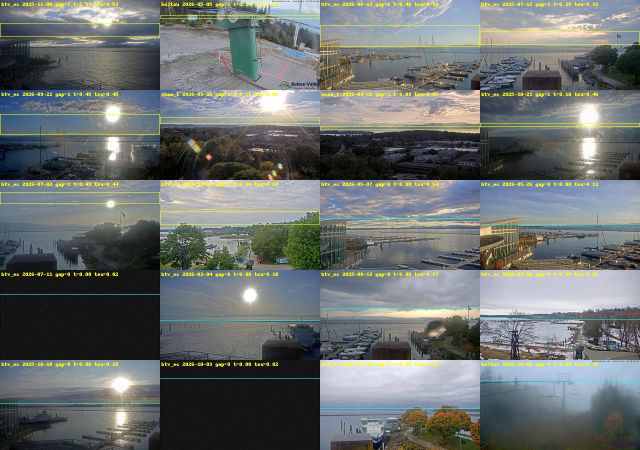
#> input picture analysis/horizon_gap_examples.jpg, 1280 x 900 px (shown at 1/2 size)
$ python -i horizon_gap.py   (imports and definitions only)
#> lines starting #> are read from the running program, lines starting #| are printed output that depends on the picture; after the words box and inside, x2 and y2 are one past the last pixel; in counts of white or black regions, pixels touching at a corner belong together
"""Horizon light gap from the pre-sunset thumbs, by plain image analysis (no AI).

Per thumb (320x180):
  horizon  the topmost row with a strong edge sustained across the frame: the median over columns of
           the vertical brightness change (a far shore or ridge line runs edge to edge; cloud edges, trees
           and masts are patchy), searched between 20 % and 85 % of the height.
  profile  per sky row above it: brightness and texture (share of pixels with local gradient > TEX: cloud
           detail; clear sky is smooth). Colour didn't separate cloud from hazy clear sky on these webcams.
  gap      a band just above the horizon that is much smoother than a structured cloud deck above it, or
           clearly brighter than a flat grey one: the clear strip the setting sun shines through.
           thickness = band height as a share of the sky height; cloud_above / cloud_frac = textured
           share of the deck / of the whole sky (a cloud-cover proxy).

    python analysis/horizon_gap.py            # all 1h-pre and 30m-pre sunset thumbs -> horizon_gap.parquet + horizon_gap.md
"""

import numpy as np
import pandas as pd
from PIL import Image, ImageDraw, ImageFilter

import data

LABELS = {"02_1h_pre": "g1h", "04_30m_pre": "g30"}
SHARE = 0.4        # horizon = topmost row whose sustained edge is at least this share of the strongest
TEX = 0.012        # gradient (0-1 brightness per px) that counts as cloud texture on the soft thumbs
DECK_TEX = 0.25    # a cloud deck: at least this share of textured pixels...
SMOOTHER = 0.5     # ...over a band at most half as textured
LIFT = 0.05        # or: a band this much brighter (0-1) than a flat deck
GREY = 0.15        # flat deck = mean saturation below this
CLEAR_SKY = 0.10   # sky textured share below this = clear
SUN = 0.92         # brighter than this = the sun / glare, masked out (with a 15 px margin)


def load(path):
#> called with path = 'horizon_gap_examples.jpg'
    rgb = np.asarray(Image.open(path).convert("RGB"), dtype=float) / 255
    return rgb, rgb.mean(axis=2)


def horizon(v, tex):
    """Topmost strong, frame-wide edge with sky above it: darker or busier below than above."""
    edge = np.convolve(np.median(np.abs(np.diff(v, axis=0)), axis=1), np.ones(3) / 3, mode="same")
    lo, hi = int(.2 * len(v)), int(.85 * len(v))
    strong = [r for r in range(lo, hi) if edge[r] >= SHARE * edge[lo:hi].max()]
    for r in strong:
        above, below = slice(max(0, r - 15), r - 1), slice(r + 2, r + 17)
        if (v[above].mean() - v[below].mean()) + (tex[below].mean() - tex[above].mean()) >= 0.05:
            return r
    return strong[0]


def detect(path):
    rgb, v = load(path)
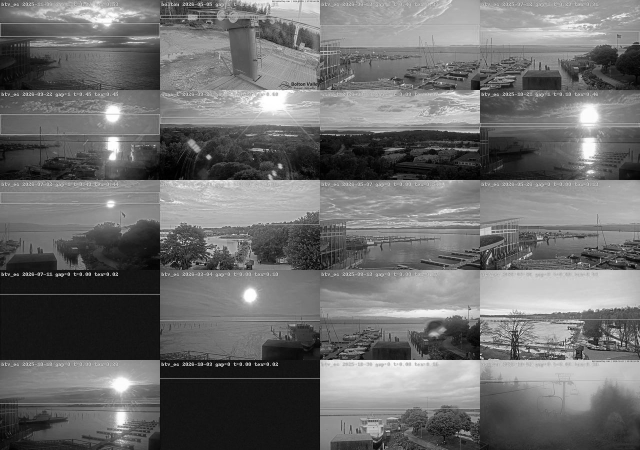
#> v: shape (900, 1280) float64 (shown at 1/2 size); min 0, max 1, mean 0.43
    gy, gx = np.gradient(v)
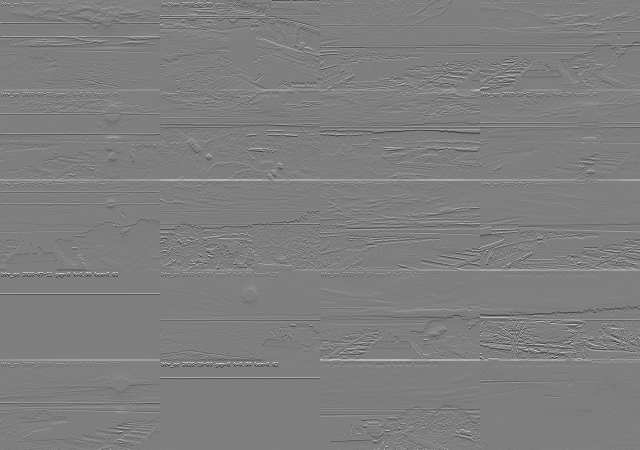
#> gy: shape (900, 1280) float64 (shown at 1/2 size); min -0.466, max 0.468, mean -0.000473; drawn with min black and max white
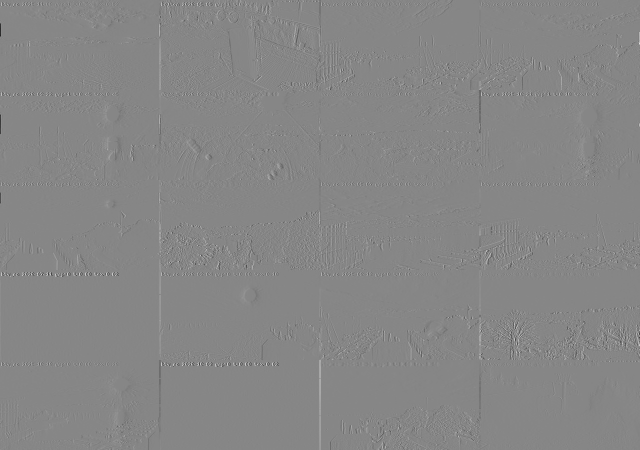
#> gx: shape (900, 1280) float64 (shown at 1/2 size); min -0.675, max 0.605, mean 0.000118; drawn with min black and max white
    tex = np.hypot(gx, gy) > TEX
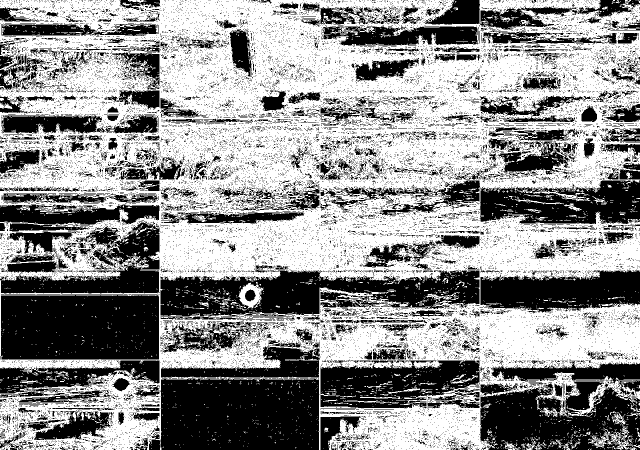
#> tex: shape (900, 1280) bool (shown at 1/2 size); 56.5% white; 22725 black regions (21915 under 20 px), largest, box (x1, y1, x2, y2) and area: (321, 758, 639, 900) 44091, (1, 590, 318, 719) 40147, (321, 540, 959, 633) 37163
    h = horizon(v, tex)
#> in horizon, `edge = np.convolve(np.median(np.abs(np.diff(v, axis=0)), axis=1), np.o..`: edge = 899 values, max 0.164 at index 360, min 0.00131 at index 569, mean 0.0183
#> in horizon, `lo, hi = int(.2 * len(v)), int(.85 * len(v))`: lo = 180; hi = 765
#> in horizon, `strong = [r for r in range(lo, hi) if edge[r] >= SHARE * edge[lo:hi].m..`: strong = [180, 246, 251, 252, 253, 358, 359, 360, 447, 448, 538, 539, 540, 718, 719, 720]
#> the loop in horizon, `for r in strong:` made 2 passes
#> r on passes 1 to 2: 180, 246
#> h = 246
    # Leave out the sun and its glare: a bright disc reads as a "clear bright band".
    sun = np.asarray(Image.fromarray((v > SUN).astype(np.uint8) * 255).filter(ImageFilter.MaxFilter(31))) > 0
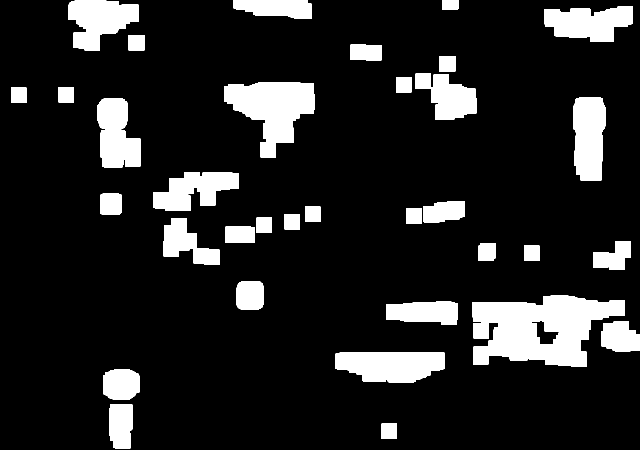
#> sun: shape (900, 1280) bool (shown at 1/2 size); 14% white; 37 white regions, largest, box (x1, y1, x2, y2) and area: (945, 591, 1218, 734) 27637, (448, 165, 630, 315) 15338, (671, 705, 889, 765) 10865
    keep = ~sun[:h]
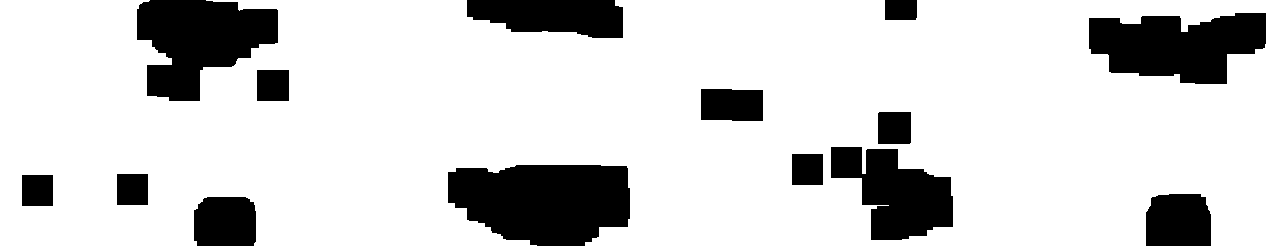
#> keep: shape (246, 1280) bool; 82.3% white; 14 black regions, largest, box (x1, y1, x2, y2) and area: (448, 165, 630, 246) 12054, (137, 0, 278, 101) 9324, (1089, 13, 1266, 84) 9062
    n = keep.sum(axis=1)
#> n = 246 values, max 1280 at index 144, min 833 at index 19, mean 1053.3
    ok = n >= .3 * v.shape[1]
    rows_tex = np.where(ok, (tex[:h] & keep).sum(axis=1) / np.maximum(n, 1), np.nan)
#> rows_tex = 246 values, max 0.98 at index 179, min 0.338 at index 67, mean 0.674
    bright = np.where(ok, (v[:h] * keep).sum(axis=1) / np.maximum(n, 1), np.nan)
#> bright = 246 values, max 0.672 at index 36, min 0.297 at index 172, mean 0.488
    sat = np.asarray(Image.open(path).convert("HSV"), dtype=float)[:h, :, 1] / 255
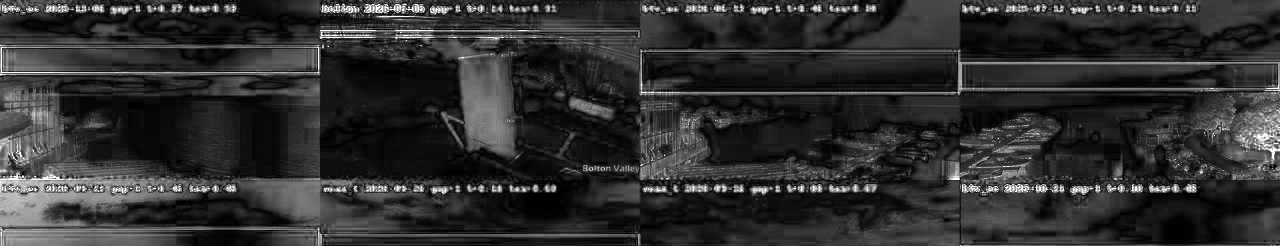
#> sat: shape (246, 1280) float64; min 0, max 1, mean 0.184
    sat = np.where(ok, (sat * keep).sum(axis=1) / np.maximum(n, 1), np.nan)
#> sat = 246 values, max 0.505 at index 189, min 0.112 at index 76, mean 0.194
    best = None
    skip = 3  # the horizon edge itself is textured
    for t in range(max(skip + 2, int(.05 * h)), int(.5 * h) + 1):
        band, deck = slice(h - t, h - skip), slice(0, h - t)
        if np.isnan(rows_tex[band]).mean() > .5 or np.isnan(rows_tex[deck]).mean() > .5:
            continue
        band_tex, deck_tex = np.nanmean(rows_tex[band]), np.nanmean(rows_tex[deck])
        lift = np.nanmean(bright[band]) - np.nanmean(bright[deck])
        # Smooth band under a structured deck, or a brighter band under a flat grey one.
        grey_deck = np.nanmean(sat[deck]) < GREY  # a blue clear sky above a paler horizon isn't a deck
        if (deck_tex >= DECK_TEX and band_tex <= SMOOTHER * deck_tex) or (lift >= LIFT and grey_deck and band_tex <= deck_tex):
            score = deck_tex - band_tex + lift
            if best is None or score > best[0]:
                best = (score, t, deck_tex)
#> this loop made 112 passes
#> (band_tex, deck_tex, lift) on passes 1 to 12: (0.458, 0.683, 0.0846), (0.47, 0.684, 0.0831), (0.486, 0.684, 0.0822), (0.488, 0.685, 0.082), (0.504, 0.684, 0.081), (0.517, 0.684, 0.0786), (0.52, 0.685, 0.0851), (0.53, 0.685, 0.0829), (0.536, 0.685, 0.0806), (0.538, 0.686, 0.0795), (0.543, 0.686, 0.0784), (0.547, 0.686, 0.0773)
    frac = float(np.nanmean(rows_tex)) if ok.any() else np.nan
#> frac = 0.674
    return {"horizon": h / len(v), "cloud_frac": frac, "gap": best is not None,
            "gap_thickness": best[1] / h if best else 0.0, "cloud_above": best[2] if best else frac}


# [18 lines left out: functions overlay, table, not called in this run]


def outcome(g):
    return pd.Series({"n": len(g), "median_pct": g.y_pct.median(), "top25": (g.y_pct >= .75).mean(), "top10": (g.y_pct >= .9).mean()})


# [30 lines left out: function evaluate, not called in this run]


# [4 lines not run here, left out]

>>> result = detect('horizon_gap_examples.jpg')
#> result = {'horizon': 0.273, 'cloud_frac': 0.674, 'gap': False, 'gap_thickness': 0, 'cloud_above': 0.674}

$ run again, on analysis/heatmap_bolton_summit_cam.png
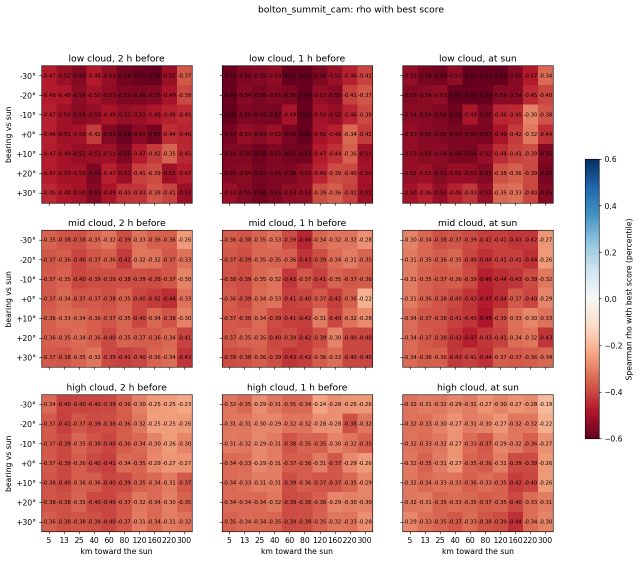
#> input picture analysis/heatmap_bolton_summit_cam.png, 1277 x 1121 px (shown at 1/2 size)
#> in detect, `tex = np.hypot(gx, gy) > TEX`:
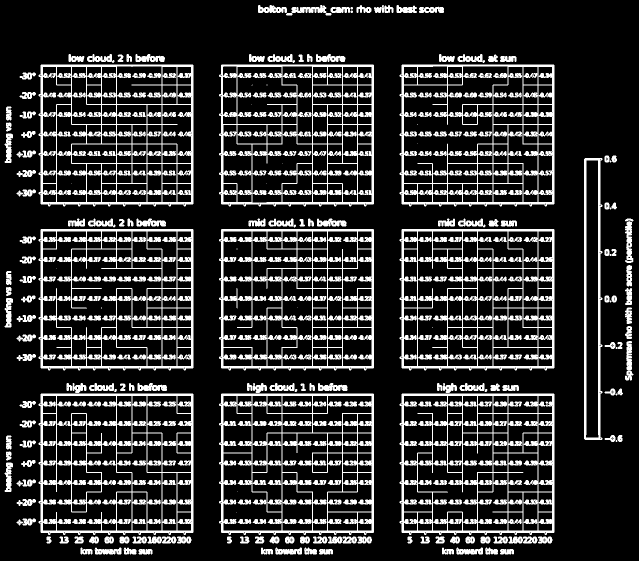
#> tex: shape (1121, 1277) bool (shown at 1/2 size); 19.1% white; 264 white regions (16 under 20 px), largest, box (x1, y1, x2, y2) and area: (799, 787, 1109, 1070) 24133, (799, 458, 1109, 741) 24050, (438, 458, 748, 741) 23992
#> edge = 1120 values, max 0.492 at index 788, min 0 at index 0, mean 0.00772
#> lo = 224; hi = 952
#> strong = [405, 406, 407, 458, 459, 460, 733, 734, 735, 787, 788, 789]
#> the loop in horizon, `for r in strong:` made 4 passes
#> r on passes 1 to 4: 405, 406, 407, 458
#> h = 458
#> sun: shape (1121, 1277) bool; 57.4% white; 11 black regions, largest, box (x1, y1, x2, y2) and area: (97, 145, 371, 393) 67948, (458, 145, 732, 393) 67948, (819, 145, 1093, 393) 67948
#> keep: shape (458, 1277) bool; 34.9% white; 4 white regions, box (x1, y1, x2, y2) and area: (97, 145, 371, 393) 67948, (458, 145, 732, 393) 67948, (819, 145, 1093, 393) 67948, (1184, 334, 1185, 458) 124
#> n = 458 values, max 823 at index 334, min 0 at index 0, mean 445.3
#> in detect, `sat = np.asarray(Image.open(path).convert("HSV"), dtype=float)[:h, :, ..`:
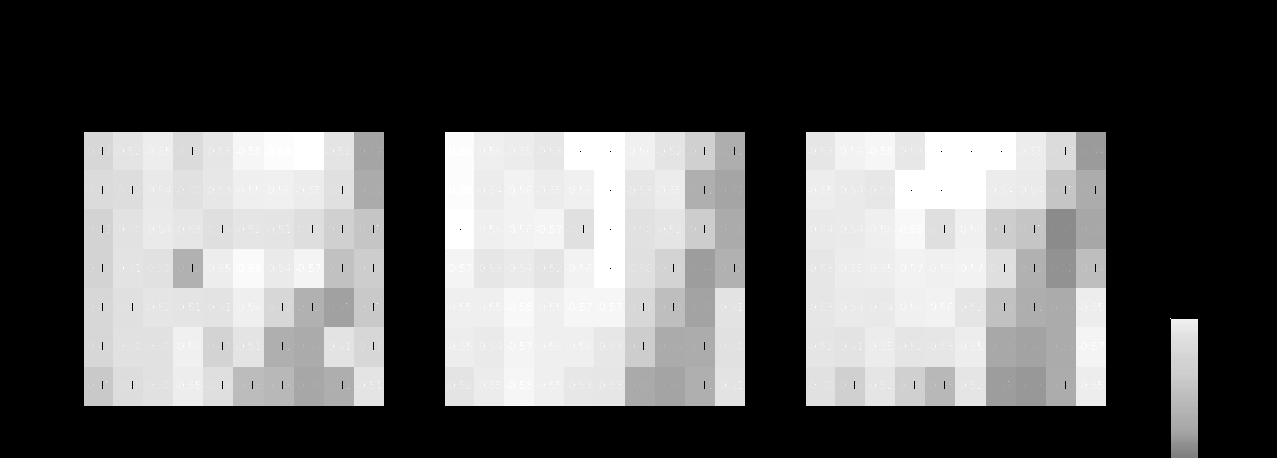
#> sat: shape (458, 1277) float64; min 0, max 1, mean 0.368
#> frac = 0.253
#> result = {'horizon': 0.409, 'cloud_frac': 0.253, 'gap': False, 'gap_thickness': 0, 'cloud_above': 0.253}
